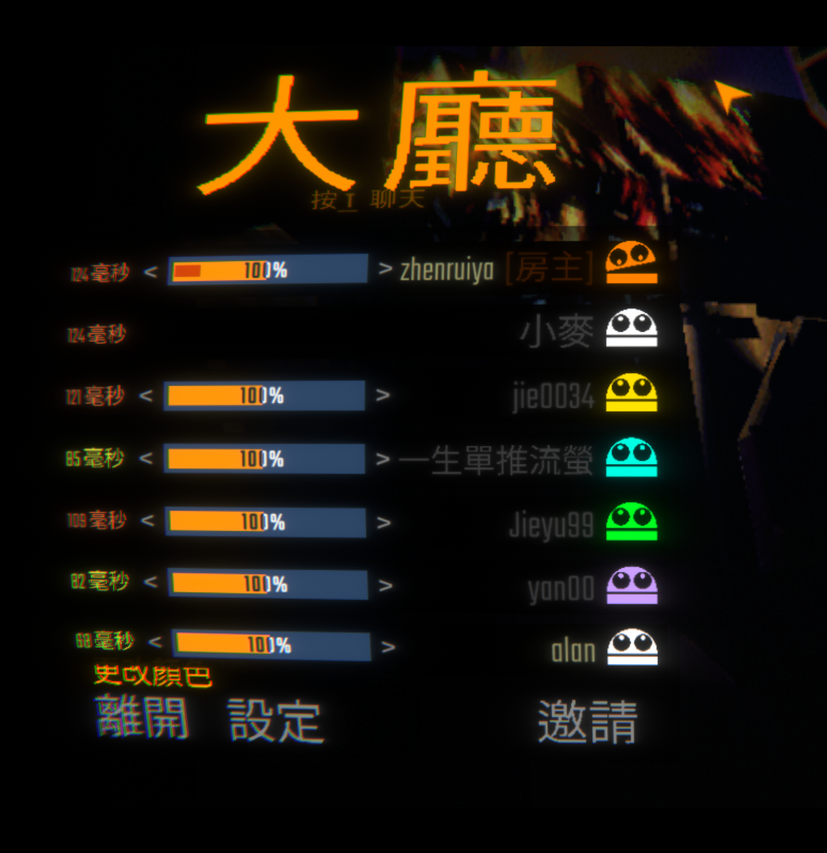
#> input picture finalterm/VisualCryptography/repo.png, 827 x 853 px, shrunk from 1162 x 1198 before the run
$ python VisualCryptography.py
#> lines starting #> are read from the running program, lines starting #| are printed output that depends on the picture; after the words box and inside, x2 and y2 are one past the last pixel; in counts of white or black regions, pixels touching at a corner belong together
from PIL import Image
import random

def generate_shares(image_path):
#> called with image_path = 'repo.png'
    img = Image.open(image_path).convert('1')
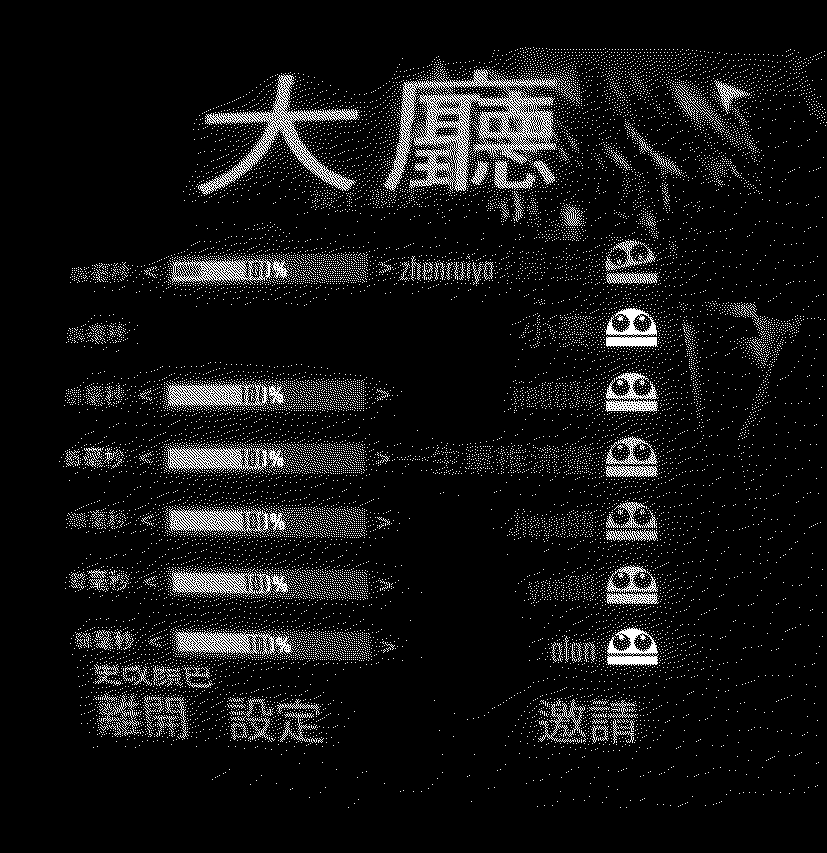
#> img: PIL image 827x853 1; 7.5% white in thin lines or dots, all inside (x1, y1, x2, y2) = (59, 47, 827, 808)
    width, height = img.size
#> width = 827; height = 853
    share1 = Image.new('1', (width * 2, height * 2))
#> share1: PIL image 1654x1706 1; every value is 0
    share2 = Image.new('1', (width * 2, height * 2))

    patterns = {
        0: [(0, 255), (255, 0), (255, 0), (0, 255)],
        1: [(0, 255), (255, 0), (0, 255), (255, 0)]
    }

    for y in range(height):
        for x in range(width):
            pixel = img.getpixel((x, y))
            r = random.randint(0, 1)
            p1 = patterns[r]
            p2 = p1 if pixel == 0 else [(255 - a, 255 - b) for a, b in p1]

            for dy in range(2):
                for dx in range(2):
                    share1.putpixel((x * 2 + dx, y * 2 + dy), p1[dy * 2 + dx][0])
                    share2.putpixel((x * 2 + dx, y * 2 + dy), p2[dy * 2 + dx][1])
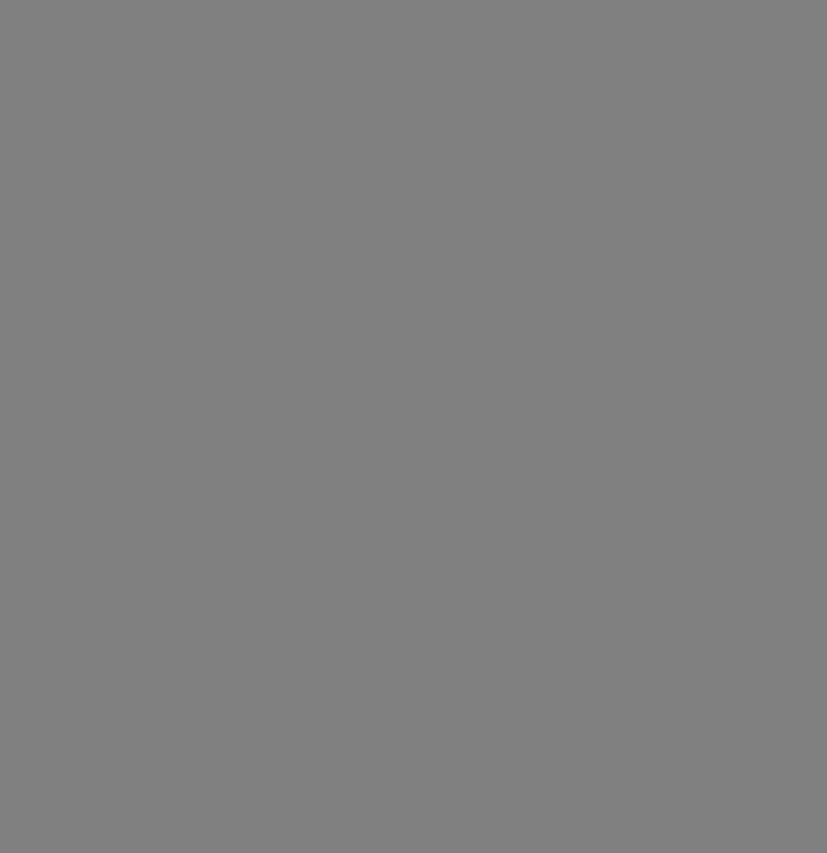
#> share1: PIL image 1654x1706 1 (shown at 1/2 size); 50% white in thin lines or dots
#> share2: PIL image 1654x1706 1; 50% white in thin lines or dots

    share1.save("share1.png")
    share2.save("share2.png")
    print("Shares saved as share1.png and share2.png")

def overlay_shares(share1_path, share2_path):
#> called with share1_path = 'share1.png', share2_path = 'share2.png'
    s1 = Image.open(share1_path).convert("1")
    s2 = Image.open(share2_path).convert("1")
    result = Image.new("1", s1.size)

    for y in range(s1.size[1]):
        for x in range(s1.size[0]):
            pixel = s1.getpixel((x, y)) & s2.getpixel((x, y))
            result.putpixel((x, y), pixel)
#> result: PIL image 1654x1706 1; 3.7% white in thin lines or dots, all inside (x1, y1, x2, y2) = (118, 94, 1654, 1616)

    result.save("reconstructed.png")
    print("Overlay saved as reconstructed.png")

def main():
    generate_shares("repo.png")
    overlay_shares("share1.png", "share2.png")

main()
